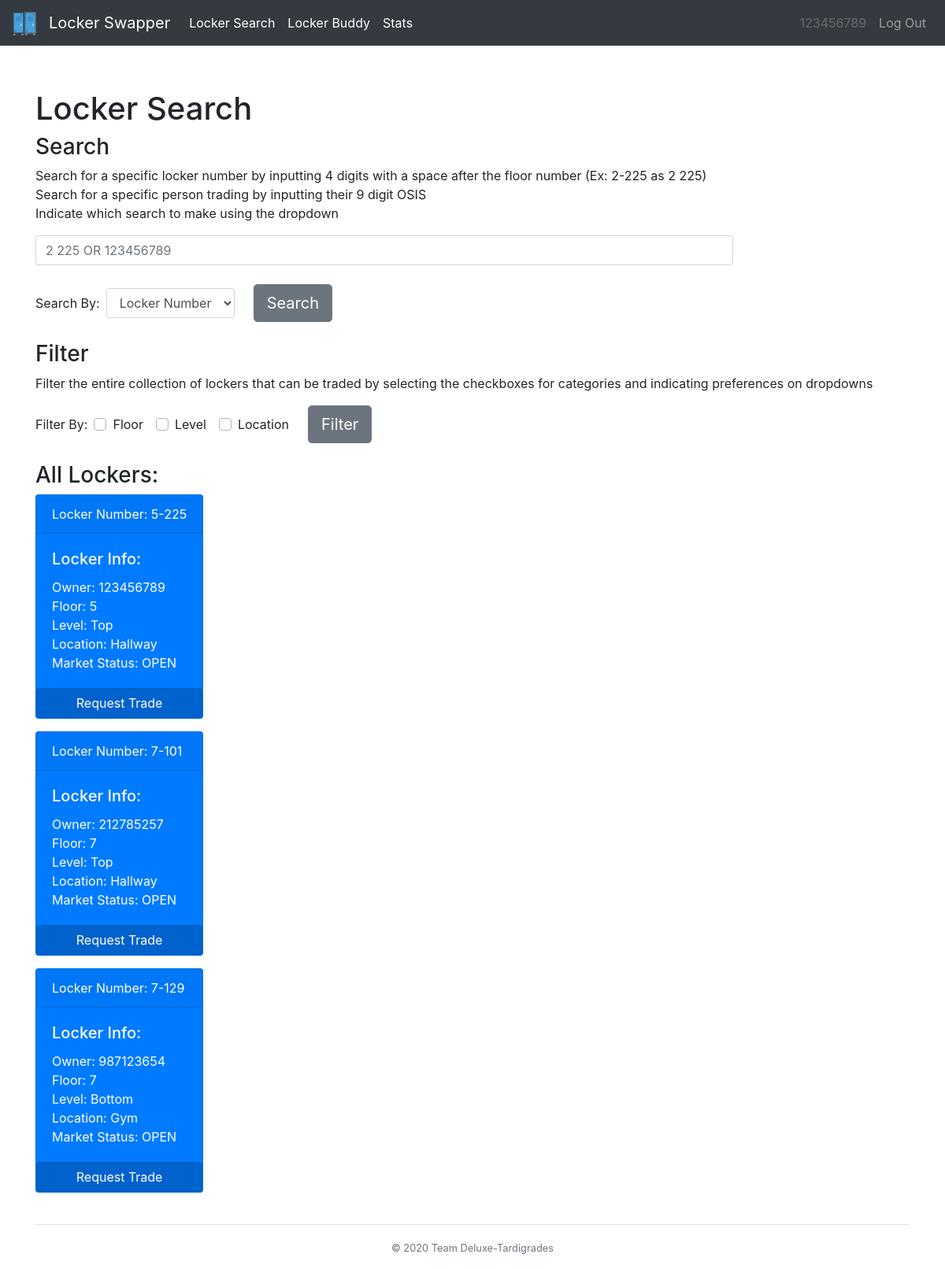
Page /locker (signed in) on the committed database.
### tables this page shows
CREATE TABLE user_tbl (osis INT, password TEXT, locker INT, grade INT, buddy INT, survey TEXT, history TEXT, gender TEXT);

CREATE TABLE transaction_tbl (id INT, locker INT, recipient INT, sender INT, status TEXT, request TEXT, floor INT);

CREATE TABLE locker_tbl (locker INT, owner TEXT, combo TEXT, floor INT, level INT, location TEXT, status TEXT);

### __init__.py (the view)
@app.route("/locker")
def locker():
    user = db_manager.getUserInfo(session['osis'])
    all = db_manager.tradeableLockers()
    return render_template("locker.html",user=user,all=all,results=[])

### db_builder.py (called while the page is built)
def exec(cmd):
    db = sqlite3.connect(DB_FILE)
    c = db.cursor()
    output = c.execute(cmd)
    db.commit()
    return output

def execmany(cmd, inputs):
    db = sqlite3.connect(DB_FILE)
    c = db.cursor()
    output = c.execute(cmd, inputs)
    db.commit()
    return output

### db_manager.py (called while the page is built)
def getUserInfo(osis):
    q = "SELECT * from user_tbl WHERE osis=?"
    inputs = (osis,)
    data = execmany(q, inputs).fetchone()
    info = [data[0],data[1],data[2],data[3],data[4],data[5],data[6],data[7]]
    return info

def getLockerInfo(locker):
    q = "SELECT * from locker_tbl WHERE locker=?"
    inputs = (locker,)
    data = execmany(q, inputs).fetchone()
    info = [data[0],data[1],data[2],data[3],data[4],data[5],data[6]]
    return info

def getTransLock(data):
    dataDict = {}
    for i in data:
        lock = getLockerInfo(i[1])
        dataDict[i] = lock
    return dataDict

def tradeableLockers():
    q = "SELECT * FROM transaction_tbl WHERE status='OPEN' AND request='trade'"
    data = exec(q).fetchall() #-> [(tuple,1,2,3),(tuple,1,2,3)]
    return getTransLock(data)

### templates/locker.html (shortened to what this page needs)
{% extends "base.html" %}
{% block body %}
<head>
</head>
<body>
  <h1>Locker Search</h1>
  <h3>Search</h3>
  <p> Search for a specific locker number by inputting 4 digits with a space after the floor number (Ex: 2-225 as 2 225)<br>
      Search for a specific person trading by inputting their 9 digit OSIS<br>
      Indicate which search to make using the dropdown </p>
  <div>
    <form class="pr-4" action="/lSearch" method="post">
      <input id="query" class="form-control mr-sm-2" type="text" name="query" placeholder="2 225 OR 123456789"><br>
        <div class="form-inline md-form mr-auto mb-4">
          <label for="searchBy">Search By: </label>
          <div class="px-2">
            <select id="searchBy" class="form-control" name="searchBy">
              <option>Locker Number</option>
            </select>
          </div>
          <button class="btn btn-secondary btn-lg ml-3" type="submit">Search</button>
      </form>
    </div>
  <h3>Filter</h3>
  <p> Filter the entire collection of lockers that can be traded by selecting the checkboxes for categories and indicating preferences on dropdowns </p>
  <div>
    <form action="/lFilter" method="post">
    <div class="form-inline md-form mr-auto mb-4">
      <label for="filter">Filter By: </label>
      <div class="custom-control custom-checkbox">
      <div class="px-2">
        <label class="custom-control-label" for="floor">Floor</label>
      </div>
      </div>
      <div class="custom-control custom-checkbox">
      <div class="px-2">
        <label class="custom-control-label" for="level">Level</label>
      </div>
      </div>
      <div class="custom-control custom-checkbox">
      <div class="px-2">
        <label class="custom-control-label" for="type">Location</label>
      </div>
      </div>
      <button class="btn btn-secondary btn-lg ml-3" type="submit">Filter</button>
    </div>
    </form>
  </div>
  <div class="form-inline">
    <div>
      {% if results == [] and all != [] %}
      <h3>All Lockers:</h3>
      {% for key in all %}
        <div class="card text-white bg-primary mb-3" style="max-width: 18rem;">
          <div class="card-header card-primary">Locker Number: {{key[6]}}-{{key[1]}}</div>
          <div class="card-body">
            <h5 class="card-title">Locker Info:</h5>
            <p class="card-text">Owner: {{key[3]}} <br> Floor: {{key[6]}} <br>
                                 Level: {{all[key][4]}} <br> Location: {{all[key][5]}} <br>
                                 Market Status: {{key[4]}} </p>
          </div>
          <form action="/home">
            <button class="btn btn-primary active btn-block">Request Trade</button>
          </form>
        </div>
      {% endfor %}
      {% endif %}
    </div>
</body>
{% endblock %}

### templates/base.html (shortened to what this page needs)
{% from "macros/render_flashes.html" import render_flashes %}
<!DOCTYPE html>
<html>
    <head>
        <link rel="stylesheet" href="https://stackpath.bootstrapcdn.com/bootstrap/4.3.1/css/bootstrap.min.css">
    </head>
    <body>
      <nav class="navbar navbar-expand-lg navbar-dark bg-dark">
      <a class="navbar-brand" href="/home">
        <img src="/../static/lockericon.png" alt="" width="30" height="30">
      </a>
      <a class="navbar-brand" href="/home">Locker Swapper</a>
      <div class="collapse navbar-collapse" id="navbarSupportedContent">
        <ul class="navbar-nav mr-auto">
          <li class="nav-item active">
            <a class="nav-link" href="/locker">Locker Search</a>
          </li>
          <li class="nav-item active">
            <a class="nav-link" href="/buddy">Locker Buddy</a>
          </li>
          <li class="nav-item active">
            <a class="nav-link" href="/stats">Stats</a>
          </li>
        </ul>
        <ul class="navbar-nav navbar-right">
            <li class="nav-item">
                <a class="nav-link disabled">{{user[0]}}</a>
            </li>
            <li class="nav-item">
                <a class="nav-link" href="/logout">Log Out</a>
            </li>
        </ul>
      </div>
    </nav>
    <div class="container">
      {{ render_flashes() }}
      <br>
      {% block body %}
      {% endblock %}
    </div>
    <br>
    <footer class="footer-copyright text-center py-3 border-top">
        <small class="text-muted">© 2020 Team Deluxe-Tardigrades</small>
    </footer>
  </body>
</html>

### templates/macros/render_flashes.html (shortened to what this page needs)
{% macro render_flashes() %}
    <br>
{% endmacro %}

### templates/locker.html (style rules this page uses)
.pr-4 { margin-right: 200px; }

### rows in the picture
user_tbl: osis "123456789"
transaction_tbl: floor "5", locker "225", sender "123456789", status "OPEN"
locker_tbl: level "Top", location "Hallway"
transaction_tbl: floor "7", locker "101", sender "212785257", status "OPEN"
locker_tbl: level "Top", location "Hallway"
transaction_tbl: floor "7", locker "129", sender "987123654", status "OPEN"
locker_tbl: level "Bottom", location "Gym"
